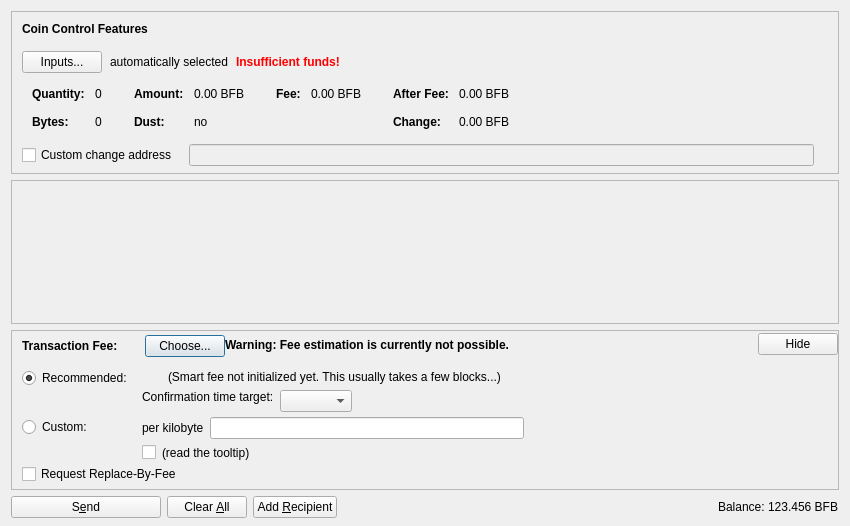
<?xml version="1.0" encoding="UTF-8"?>
<ui version="4.0">
 <class>SendCoinsDialog</class>
 <widget class="QDialog" name="SendCoinsDialog">
  <property name="geometry">
   <rect>
    <x>0</x>
    <y>0</y>
    <width>850</width>
    <height>526</height>
   </rect>
  </property>
  <property name="windowTitle">
   <string>Send Coins</string>
  </property>
  <layout class="QVBoxLayout" name="verticalLayout" stretch="0,1,0,0">
   <property name="bottomMargin">
    <number>8</number>
   </property>
   <item>
    <widget class="QFrame" name="frameCoinControl">
     <property name="sizePolicy">
      <sizepolicy hsizetype="Expanding" vsizetype="Expanding">
       <horstretch>0</horstretch>
       <verstretch>0</verstretch>
      </sizepolicy>
     </property>
     <property name="maximumSize">
      <size>
       <width>16777215</width>
       <height>16777215</height>
      </size>
     </property>
     <property name="frameShape">
      <enum>QFrame::StyledPanel</enum>
     </property>
     <property name="frameShadow">
      <enum>QFrame::Sunken</enum>
     </property>
     <layout class="QVBoxLayout" name="verticalLayoutCoinControl2">
      <property name="spacing">
       <number>0</number>
      </property>
      <property name="leftMargin">
       <number>0</number>
      </property>
      <property name="topMargin">
       <number>0</number>
      </property>
      <property name="rightMargin">
       <number>0</number>
      </property>
      <property name="bottomMargin">
       <number>6</number>
      </property>
      <item>
       <layout class="QVBoxLayout" name="verticalLayoutCoinControl" stretch="0,0,0,0,1">
        <property name="spacing">
         <number>0</number>
        </property>
        <property name="leftMargin">
         <number>10</number>
        </property>
        <property name="topMargin">
         <number>10</number>
        </property>
        <item>
         <layout class="QHBoxLayout" name="horizontalLayoutCoinControl1">
          <property name="bottomMargin">
           <number>15</number>
          </property>
          <item>
           <widget class="QLabel" name="labelCoinControlFeatures">
            <property name="sizePolicy">
             <sizepolicy hsizetype="Preferred" vsizetype="Maximum">
              <horstretch>0</horstretch>
              <verstretch>0</verstretch>
             </sizepolicy>
            </property>
            <property name="font">
             <font>
              <weight>75</weight>
              <bold>true</bold>
             </font>
            </property>
            <property name="styleSheet">
             <string notr="true">font-weight:bold;</string>
            </property>
            <property name="text">
             <string>Coin Control Features</string>
            </property>
           </widget>
          </item>
         </layout>
        </item>
        <item>
         <layout class="QHBoxLayout" name="horizontalLayoutCoinControl2" stretch="0,0,0,0">
          <property name="spacing">
           <number>8</number>
          </property>
          <property name="bottomMargin">
           <number>10</number>
          </property>
          <item>
           <widget class="QPushButton" name="pushButtonCoinControl">
            <property name="styleSheet">
             <string notr="true"/>
            </property>
            <property name="text">
             <string>Inputs...</string>
            </property>
            <property name="autoDefault">
             <bool>false</bool>
            </property>
           </widget>
          </item>
          <item>
           <widget class="QLabel" name="labelCoinControlAutomaticallySelected">
            <property name="text">
             <string>automatically selected</string>
            </property>
            <property name="margin">
             <number>5</number>
            </property>
           </widget>
          </item>
          <item>
           <widget class="QLabel" name="labelCoinControlInsuffFunds">
            <property name="font">
             <font>
              <weight>75</weight>
              <bold>true</bold>
             </font>
            </property>
            <property name="styleSheet">
             <string notr="true">color:red;font-weight:bold;</string>
            </property>
            <property name="text">
             <string>Insufficient funds!</string>
            </property>
            <property name="margin">
             <number>5</number>
            </property>
           </widget>
          </item>
          <item>
           <spacer name="horizontalSpacerCoinControl">
            <property name="orientation">
             <enum>Qt::Horizontal</enum>
            </property>
            <property name="sizeHint" stdset="0">
             <size>
              <width>40</width>
              <height>1</height>
             </size>
            </property>
           </spacer>
          </item>
         </layout>
        </item>
        <item>
         <widget class="QWidget" name="widgetCoinControl" native="true">
          <property name="sizePolicy">
           <sizepolicy hsizetype="Preferred" vsizetype="Preferred">
            <horstretch>0</horstretch>
            <verstretch>0</verstretch>
           </sizepolicy>
          </property>
          <property name="minimumSize">
           <size>
            <width>0</width>
            <height>0</height>
           </size>
          </property>
          <property name="styleSheet">
           <string notr="true"/>
          </property>
          <layout class="QHBoxLayout" name="horizontalLayoutCoinControl5">
           <property name="leftMargin">
            <number>0</number>
           </property>
           <property name="topMargin">
            <number>0</number>
           </property>
           <property name="rightMargin">
            <number>0</number>
           </property>
           <property name="bottomMargin">
            <number>0</number>
           </property>
           <item>
            <layout class="QHBoxLayout" name="horizontalLayoutCoinControl3" stretch="0,0,0,1">
             <property name="spacing">
              <number>20</number>
             </property>
             <property name="topMargin">
              <number>0</number>
             </property>
             <property name="bottomMargin">
              <number>10</number>
             </property>
             <item>
              <layout class="QFormLayout" name="formLayoutCoinControl1">
               <property name="horizontalSpacing">
                <number>10</number>
               </property>
               <property name="verticalSpacing">
                <number>14</number>
               </property>
               <property name="leftMargin">
                <number>10</number>
               </property>
               <property name="topMargin">
                <number>4</number>
               </property>
               <property name="rightMargin">
                <number>6</number>
               </property>
               <item row="0" column="0">
                <widget class="QLabel" name="labelCoinControlQuantityText">
                 <property name="font">
                  <font>
                   <weight>75</weight>
                   <bold>true</bold>
                  </font>
                 </property>
                 <property name="text">
                  <string>Quantity:</string>
                 </property>
                 <property name="margin">
                  <number>0</number>
                 </property>
                </widget>
               </item>
               <item row="0" column="1">
                <widget class="QLabel" name="labelCoinControlQuantity">
                 <property name="cursor">
                  <cursorShape>IBeamCursor</cursorShape>
                 </property>
                 <property name="contextMenuPolicy">
                  <enum>Qt::ActionsContextMenu</enum>
                 </property>
                 <property name="text">
                  <string notr="true">0</string>
                 </property>
                 <property name="margin">
                  <number>0</number>
                 </property>
                 <property name="textInteractionFlags">
                  <set>Qt::LinksAccessibleByMouse|Qt::TextSelectableByKeyboard|Qt::TextSelectableByMouse</set>
                 </property>
                </widget>
               </item>
               <item row="1" column="0">
                <widget class="QLabel" name="labelCoinControlBytesText">
                 <property name="font">
                  <font>
                   <weight>75</weight>
                   <bold>true</bold>
                  </font>
                 </property>
                 <property name="text">
                  <string>Bytes:</string>
                 </property>
                </widget>
               </item>
               <item row="1" column="1">
                <widget class="QLabel" name="labelCoinControlBytes">
                 <property name="cursor">
                  <cursorShape>IBeamCursor</cursorShape>
                 </property>
                 <property name="contextMenuPolicy">
                  <enum>Qt::ActionsContextMenu</enum>
                 </property>
                 <property name="text">
                  <string notr="true">0</string>
                 </property>
                 <property name="textInteractionFlags">
                  <set>Qt::LinksAccessibleByMouse|Qt::TextSelectableByKeyboard|Qt::TextSelectableByMouse</set>
                 </property>
                </widget>
               </item>
              </layout>
             </item>
             <item>
              <layout class="QFormLayout" name="formLayoutCoinControl2">
               <property name="horizontalSpacing">
                <number>10</number>
               </property>
               <property name="verticalSpacing">
                <number>14</number>
               </property>
               <property name="leftMargin">
                <number>6</number>
               </property>
               <property name="topMargin">
                <number>4</number>
               </property>
               <property name="rightMargin">
                <number>6</number>
               </property>
               <item row="0" column="0">
                <widget class="QLabel" name="labelCoinControlAmountText">
                 <property name="font">
                  <font>
                   <weight>75</weight>
                   <bold>true</bold>
                  </font>
                 </property>
                 <property name="text">
                  <string>Amount:</string>
                 </property>
                 <property name="margin">
                  <number>0</number>
                 </property>
                </widget>
               </item>
               <item row="0" column="1">
                <widget class="QLabel" name="labelCoinControlAmount">
                 <property name="cursor">
                  <cursorShape>IBeamCursor</cursorShape>
                 </property>
                 <property name="contextMenuPolicy">
                  <enum>Qt::ActionsContextMenu</enum>
                 </property>
                 <property name="text">
                  <string notr="true">0.00 BFB</string>
                 </property>
                 <property name="textInteractionFlags">
                  <set>Qt::LinksAccessibleByMouse|Qt::TextSelectableByKeyboard|Qt::TextSelectableByMouse</set>
                 </property>
                </widget>
               </item>
               <item row="1" column="0">
                <widget class="QLabel" name="labelCoinControlLowOutputText">
                 <property name="font">
                  <font>
                   <weight>75</weight>
                   <bold>true</bold>
                  </font>
                 </property>
                 <property name="text">
                  <string>Dust:</string>
                 </property>
                </widget>
               </item>
               <item row="1" column="1">
                <widget class="QLabel" name="labelCoinControlLowOutput">
                 <property name="cursor">
                  <cursorShape>IBeamCursor</cursorShape>
                 </property>
                 <property name="contextMenuPolicy">
                  <enum>Qt::ActionsContextMenu</enum>
                 </property>
                 <property name="text">
                  <string notr="true">no</string>
                 </property>
                 <property name="textInteractionFlags">
                  <set>Qt::LinksAccessibleByMouse|Qt::TextSelectableByKeyboard|Qt::TextSelectableByMouse</set>
                 </property>
                </widget>
               </item>
              </layout>
             </item>
             <item>
              <layout class="QFormLayout" name="formLayoutCoinControl3">
               <property name="horizontalSpacing">
                <number>10</number>
               </property>
               <property name="verticalSpacing">
                <number>14</number>
               </property>
               <property name="leftMargin">
                <number>6</number>
               </property>
               <property name="topMargin">
                <number>4</number>
               </property>
               <property name="rightMargin">
                <number>6</number>
               </property>
               <item row="0" column="0">
                <widget class="QLabel" name="labelCoinControlFeeText">
                 <property name="font">
                  <font>
                   <weight>75</weight>
                   <bold>true</bold>
                  </font>
                 </property>
                 <property name="text">
                  <string>Fee:</string>
                 </property>
                 <property name="margin">
                  <number>0</number>
                 </property>
                </widget>
               </item>
               <item row="0" column="1">
                <widget class="QLabel" name="labelCoinControlFee">
                 <property name="cursor">
                  <cursorShape>IBeamCursor</cursorShape>
                 </property>
                 <property name="contextMenuPolicy">
                  <enum>Qt::ActionsContextMenu</enum>
                 </property>
                 <property name="text">
                  <string notr="true">0.00 BFB</string>
                 </property>
                 <property name="textInteractionFlags">
                  <set>Qt::LinksAccessibleByMouse|Qt::TextSelectableByKeyboard|Qt::TextSelectableByMouse</set>
                 </property>
                </widget>
               </item>
              </layout>
             </item>
             <item>
              <layout class="QFormLayout" name="formLayoutCoinControl4">
               <property name="horizontalSpacing">
                <number>10</number>
               </property>
               <property name="verticalSpacing">
                <number>14</number>
               </property>
               <property name="leftMargin">
                <number>6</number>
               </property>
               <property name="topMargin">
                <number>4</number>
               </property>
               <property name="rightMargin">
                <number>6</number>
               </property>
               <item row="0" column="0">
                <widget class="QLabel" name="labelCoinControlAfterFeeText">
                 <property name="font">
                  <font>
                   <weight>75</weight>
                   <bold>true</bold>
                  </font>
                 </property>
                 <property name="text">
                  <string>After Fee:</string>
                 </property>
                 <property name="margin">
                  <number>0</number>
                 </property>
                </widget>
               </item>
               <item row="0" column="1">
                <widget class="QLabel" name="labelCoinControlAfterFee">
                 <property name="cursor">
                  <cursorShape>IBeamCursor</cursorShape>
                 </property>
                 <property name="contextMenuPolicy">
                  <enum>Qt::ActionsContextMenu</enum>
                 </property>
                 <property name="text">
                  <string notr="true">0.00 BFB</string>
                 </property>
                 <property name="textInteractionFlags">
                  <set>Qt::LinksAccessibleByMouse|Qt::TextSelectableByKeyboard|Qt::TextSelectableByMouse</set>
                 </property>
                </widget>
               </item>
               <item row="1" column="0">
                <widget class="QLabel" name="labelCoinControlChangeText">
                 <property name="font">
                  <font>
                   <weight>75</weight>
                   <bold>true</bold>
                  </font>
                 </property>
                 <property name="text">
                  <string>Change:</string>
                 </property>
                </widget>
               </item>
               <item row="1" column="1">
                <widget class="QLabel" name="labelCoinControlChange">
                 <property name="cursor">
                  <cursorShape>IBeamCursor</cursorShape>
                 </property>
                 <property name="contextMenuPolicy">
                  <enum>Qt::ActionsContextMenu</enum>
                 </property>
                 <property name="text">
                  <string notr="true">0.00 BFB</string>
                 </property>
                 <property name="textInteractionFlags">
                  <set>Qt::LinksAccessibleByMouse|Qt::TextSelectableByKeyboard|Qt::TextSelectableByMouse</set>
                 </property>
                </widget>
               </item>
              </layout>
             </item>
            </layout>
           </item>
          </layout>
         </widget>
        </item>
        <item>
         <layout class="QHBoxLayout" name="horizontalLayoutCoinControl4" stretch="0,0,0">
          <property name="spacing">
           <number>12</number>
          </property>
          <property name="sizeConstraint">
           <enum>QLayout::SetDefaultConstraint</enum>
          </property>
          <property name="topMargin">
           <number>5</number>
          </property>
          <property name="rightMargin">
           <number>5</number>
          </property>
          <item>
           <widget class="QCheckBox" name="checkBoxCoinControlChange">
            <property name="toolTip">
             <string>If this is activated, but the change address is empty or invalid, change will be sent to a newly generated address.</string>
            </property>
            <property name="text">
             <string>Custom change address</string>
            </property>
           </widget>
          </item>
          <item>
           <widget class="QValidatedLineEdit" name="lineEditCoinControlChange">
            <property name="enabled">
             <bool>false</bool>
            </property>
            <property name="sizePolicy">
             <sizepolicy hsizetype="Expanding" vsizetype="Fixed">
              <horstretch>0</horstretch>
              <verstretch>0</verstretch>
             </sizepolicy>
            </property>
           </widget>
          </item>
          <item>
           <widget class="QLabel" name="labelCoinControlChangeLabel">
            <property name="sizePolicy">
             <sizepolicy hsizetype="Preferred" vsizetype="Expanding">
              <horstretch>0</horstretch>
              <verstretch>0</verstretch>
             </sizepolicy>
            </property>
            <property name="minimumSize">
             <size>
              <width>0</width>
              <height>0</height>
             </size>
            </property>
            <property name="text">
             <string/>
            </property>
            <property name="margin">
             <number>3</number>
            </property>
           </widget>
          </item>
         </layout>
        </item>
        <item>
         <spacer name="verticalSpacerCoinControl">
          <property name="orientation">
           <enum>Qt::Vertical</enum>
          </property>
          <property name="sizeHint" stdset="0">
           <size>
            <width>800</width>
            <height>1</height>
           </size>
          </property>
         </spacer>
        </item>
       </layout>
      </item>
     </layout>
    </widget>
   </item>
   <item>
    <widget class="QScrollArea" name="scrollArea">
     <property name="widgetResizable">
      <bool>true</bool>
     </property>
     <widget class="QWidget" name="scrollAreaWidgetContents">
      <property name="geometry">
       <rect>
        <x>0</x>
        <y>0</y>
        <width>830</width>
        <height>104</height>
       </rect>
      </property>
      <layout class="QVBoxLayout" name="verticalLayout_2" stretch="0,1">
       <property name="leftMargin">
        <number>0</number>
       </property>
       <property name="topMargin">
        <number>0</number>
       </property>
       <property name="rightMargin">
        <number>0</number>
       </property>
       <property name="bottomMargin">
        <number>0</number>
       </property>
       <item>
        <layout class="QVBoxLayout" name="entries">
         <property name="spacing">
          <number>6</number>
         </property>
        </layout>
       </item>
       <item>
        <spacer name="verticalSpacer">
         <property name="orientation">
          <enum>Qt::Vertical</enum>
         </property>
         <property name="sizeHint" stdset="0">
          <size>
           <width>20</width>
           <height>40</height>
          </size>
         </property>
        </spacer>
       </item>
      </layout>
     </widget>
    </widget>
   </item>
   <item>
    <widget class="QFrame" name="frameFee">
     <property name="sizePolicy">
      <sizepolicy hsizetype="Expanding" vsizetype="Expanding">
       <horstretch>0</horstretch>
       <verstretch>0</verstretch>
      </sizepolicy>
     </property>
     <property name="maximumSize">
      <size>
       <width>16777215</width>
       <height>16777215</height>
      </size>
     </property>
     <property name="frameShape">
      <enum>QFrame::StyledPanel</enum>
     </property>
     <property name="frameShadow">
      <enum>QFrame::Sunken</enum>
     </property>
     <layout class="QVBoxLayout" name="verticalLayoutFee1">
      <property name="spacing">
       <number>0</number>
      </property>
      <property name="leftMargin">
       <number>0</number>
      </property>
      <property name="topMargin">
       <number>0</number>
      </property>
      <property name="rightMargin">
       <number>0</number>
      </property>
      <property name="bottomMargin">
       <number>0</number>
      </property>
      <item>
       <layout class="QVBoxLayout" name="verticalLayoutFee2" stretch="0,0,0">
        <property name="spacing">
         <number>0</number>
        </property>
        <property name="leftMargin">
         <number>10</number>
        </property>
        <property name="topMargin">
         <number>0</number>
        </property>
        <item>
         <layout class="QHBoxLayout" name="horizontalLayoutFee1">
          <property name="bottomMargin">
           <number>0</number>
          </property>
          <item>
           <layout class="QVBoxLayout" name="verticalLayoutFee7">
            <property name="spacing">
             <number>0</number>
            </property>
            <item>
             <spacer name="verticalSpacerSmartFee">
              <property name="orientation">
               <enum>Qt::Vertical</enum>
              </property>
              <property name="sizeType">
               <enum>QSizePolicy::Fixed</enum>
              </property>
              <property name="sizeHint" stdset="0">
               <size>
                <width>1</width>
                <height>4</height>
               </size>
              </property>
             </spacer>
            </item>
            <item>
             <layout class="QHBoxLayout" name="horizontalLayoutSmartFee">
              <property name="spacing">
               <number>10</number>
              </property>
              <item>
               <widget class="QLabel" name="labelFeeHeadline">
                <property name="sizePolicy">
                 <sizepolicy hsizetype="Preferred" vsizetype="Maximum">
                  <horstretch>0</horstretch>
                  <verstretch>0</verstretch>
                 </sizepolicy>
                </property>
                <property name="font">
                 <font>
                  <weight>75</weight>
                  <bold>true</bold>
                 </font>
                </property>
                <property name="styleSheet">
                 <string notr="true">font-weight:bold;</string>
                </property>
                <property name="text">
                 <string>Transaction Fee:</string>
                </property>
               </widget>
              </item>
              <item>
               <widget class="QLabel" name="labelFeeMinimized">
                <property name="text">
                 <string/>
                </property>
               </widget>
              </item>
              <item>
               <widget class="QPushButton" name="buttonChooseFee">
                <property name="text">
                 <string>Choose...</string>
                </property>
               </widget>
              </item>
             </layout>
            </item>
            <item>
             <spacer name="verticalSpacer_5">
              <property name="orientation">
               <enum>Qt::Vertical</enum>
              </property>
              <property name="sizeHint" stdset="0">
               <size>
                <width>1</width>
                <height>1</height>
               </size>
              </property>
             </spacer>
            </item>
           </layout>
          </item>
          <item>
           <widget class="QLabel" name="fallbackFeeWarningLabel">
            <property name="toolTip">
             <string>Using the fallbackfee can result in sending a transaction that will take several hours or days (or never) to confirm. Consider choosing your fee manually or wait until you have validated the complete chain.</string>
            </property>
            <property name="font">
            <font>
                <weight>75</weight>
                <bold>true</bold>
            </font>
            </property>
            <property name="text">
             <string>Warning: Fee estimation is currently not possible.</string>
            </property>
            <property name="wordWrap">
             <bool>false</bool>
            </property>
           </widget>
          </item>
          <item>
           <spacer name="horizontalSpacer_4">
            <property name="orientation">
             <enum>Qt::Horizontal</enum>
            </property>
            <property name="sizeType">
             <enum>QSizePolicy::MinimumExpanding</enum>
            </property>
            <property name="sizeHint" stdset="0">
             <size>
              <width>40</width>
              <height>20</height>
             </size>
            </property>
           </spacer>
          </item>
          <item>
           <widget class="QPushButton" name="buttonMinimizeFee">
            <property name="toolTip">
             <string>collapse fee-settings</string>
            </property>
            <property name="text">
             <string>Hide</string>
            </property>
           </widget>
          </item>
         </layout>
        </item>
        <item>
         <widget class="QFrame" name="frameFeeSelection">
          <layout class="QVBoxLayout" name="verticalLayoutFee12">
           <property name="spacing">
            <number>0</number>
           </property>
           <property name="leftMargin">
            <number>0</number>
           </property>
           <property name="topMargin">
            <number>0</number>
           </property>
           <property name="rightMargin">
            <number>0</number>
           </property>
           <property name="bottomMargin">
            <number>0</number>
           </property>
           <item>
            <layout class="QGridLayout" name="gridLayoutFee">
             <property name="topMargin">
              <number>10</number>
             </property>
             <property name="bottomMargin">
              <number>4</number>
             </property>
             <property name="horizontalSpacing">
              <number>10</number>
             </property>
             <property name="verticalSpacing">
              <number>4</number>
             </property>
             <item row="1" column="1">
              <layout class="QVBoxLayout" name="verticalLayoutFee8">
               <property name="spacing">
                <number>6</number>
               </property>
               <item>
                <layout class="QHBoxLayout" name="horizontalLayoutFee13">
                 <item>
                  <widget class="QLabel" name="labelCustomPerKilobyte">
                   <property name="toolTip">
                    <string>If the custom fee is set to 1000 satoshis and the transaction is only 250 bytes, then &quot;per kilobyte&quot; only pays 250 satoshis in fee, while &quot;total at least&quot; pays 1000 satoshis. For transactions bigger than a kilobyte both pay by kilobyte.</string>
                   </property>
                   <property name="text">
                    <string>per kilobyte</string>
                   </property>
                  </widget>
                 </item>
                 <item>
                  <widget class="bfbAmountField" name="customFee"/>
                 </item>
                 <item>
                  <spacer name="horizontalSpacer_6">
                   <property name="orientation">
                    <enum>Qt::Horizontal</enum>
                   </property>
                   <property name="sizeHint" stdset="0">
                    <size>
                     <width>1</width>
                     <height>1</height>
                    </size>
                   </property>
                  </spacer>
                 </item>
                </layout>
               </item>
               <item>
                <layout class="QHBoxLayout" name="horizontalLayoutFee8">
                 <item>
                  <widget class="QCheckBox" name="checkBoxMinimumFee">
                   <property name="toolTip">
                    <string>Paying only the minimum fee is just fine as long as there is less transaction volume than space in the blocks. But be aware that this can end up in a never confirming transaction once there is more demand for bfb transactions than the network can process.</string>
                   </property>
                   <property name="text">
                    <string/>
                   </property>
                  </widget>
                 </item>
                 <item>
                  <widget class="QLabel" name="labelMinFeeWarning">
                   <property name="enabled">
                    <bool>true</bool>
                   </property>
                   <property name="toolTip">
                    <string>Paying only the minimum fee is just fine as long as there is less transaction volume than space in the blocks. But be aware that this can end up in a never confirming transaction once there is more demand for bfb transactions than the network can process.</string>
                   </property>
                   <property name="text">
                    <string>(read the tooltip)</string>
                   </property>
                   <property name="margin">
                    <number>5</number>
                   </property>
                  </widget>
                 </item>
                 <item>
                  <spacer name="horizontalSpacer_2">
                   <property name="orientation">
                    <enum>Qt::Horizontal</enum>
                   </property>
                   <property name="sizeHint" stdset="0">
                    <size>
                     <width>1</width>
                     <height>1</height>
                    </size>
                   </property>
                  </spacer>
                 </item>
                </layout>
               </item>
              </layout>
             </item>
             <item row="0" column="0">
              <layout class="QVBoxLayout" name="verticalLayoutFee4" stretch="0,1">
               <item>
                <widget class="QRadioButton" name="radioSmartFee">
                 <property name="text">
                  <string>Recommended:</string>
                 </property>
                 <property name="checked">
                  <bool>true</bool>
                 </property>
                 <attribute name="buttonGroup">
                  <string notr="true">groupFee</string>
                 </attribute>
                </widget>
               </item>
               <item>
                <spacer name="verticalSpacer_2">
                 <property name="orientation">
                  <enum>Qt::Vertical</enum>
                 </property>
                 <property name="sizeHint" stdset="0">
                  <size>
                   <width>1</width>
                   <height>1</height>
                  </size>
                 </property>
                </spacer>
               </item>
              </layout>
             </item>
             <item row="1" column="0">
              <layout class="QVBoxLayout" name="verticalLayoutFee9" stretch="0,1">
               <item>
                <widget class="QRadioButton" name="radioCustomFee">
                 <property name="text">
                  <string>Custom:</string>
                 </property>
                 <attribute name="buttonGroup">
                  <string notr="true">groupFee</string>
                 </attribute>
                </widget>
               </item>
               <item>
                <spacer name="verticalSpacer_6">
                 <property name="orientation">
                  <enum>Qt::Vertical</enum>
                 </property>
                 <property name="sizeHint" stdset="0">
                  <size>
                   <width>1</width>
                   <height>1</height>
                  </size>
                 </property>
                </spacer>
               </item>
              </layout>
             </item>
             <item row="0" column="1">
              <layout class="QVBoxLayout" name="verticalLayoutFee3" stretch="0,0,1">
               <property name="spacing">
                <number>6</number>
               </property>
               <property name="topMargin">
                <number>2</number>
               </property>
               <item>
                <layout class="QHBoxLayout" name="horizontalLayoutFee12">
                 <item>
                  <widget class="QLabel" name="labelSmartFee">
                   <property name="text">
                    <string/>
                   </property>
                   <property name="margin">
                    <number>2</number>
                   </property>
                  </widget>
                 </item>
                 <item>
                  <widget class="QLabel" name="labelFeeEstimation">
                   <property name="text">
                    <string/>
                   </property>
                  </widget>
                 </item>
                 <item>
                  <widget class="QLabel" name="labelSmartFee2">
                   <property name="text">
                    <string>(Smart fee not initialized yet. This usually takes a few blocks...)</string>
                   </property>
                   <property name="margin">
                    <number>2</number>
                   </property>
                  </widget>
                 </item>
                 <item>
                  <spacer name="horizontalSpacer_5">
                   <property name="orientation">
                    <enum>Qt::Horizontal</enum>
                   </property>
                   <property name="sizeHint" stdset="0">
                    <size>
                     <width>1</width>
                     <height>1</height>
                    </size>
                   </property>
                  </spacer>
                 </item>
                </layout>
               </item>
               <item>
                <layout class="QHBoxLayout" name="horizontalLayoutFee9">
                 <item>
                  <layout class="QVBoxLayout" name="verticalLayoutFee6">
                   <item>
                    <widget class="QLabel" name="labelSmartFee3">
                     <property name="text">
                      <string>Confirmation time target:</string>
                     </property>
                     <property name="margin">
                      <number>2</number>
                     </property>
                    </widget>
                   </item>
                   <item>
                    <spacer name="verticalSpacer_3">
                     <property name="orientation">
                      <enum>Qt::Vertical</enum>
                     </property>
                     <property name="sizeHint" stdset="0">
                      <size>
                       <width>1</width>
                       <height>1</height>
                      </size>
                     </property>
                    </spacer>
                   </item>
                  </layout>
                 </item>
                 <item>
                  <layout class="QVBoxLayout" name="verticalLayoutFee5">
                   <property name="rightMargin">
                    <number>30</number>
                   </property>
                   <item>
                    <layout class="QHBoxLayout" name="horizontalLayoutConfTarget">
                     <property name="bottomMargin">
                      <number>0</number>
                     </property>
                     <item>
                      <widget class="QComboBox" name="confTargetSelector"/>
                     </item>
                     <item>
                      <spacer name="horizontalSpacerConfTarget">
                       <property name="orientation">
                        <enum>Qt::Horizontal</enum>
                       </property>
                       <property name="sizeHint" stdset="0">
                        <size>
                         <width>40</width>
                         <height>20</height>
                        </size>
                       </property>
                      </spacer>
                     </item>
                    </layout>
                   </item>
                  </layout>
                 </item>
                </layout>
               </item>
               <item>
                <spacer name="verticalSpacer_4">
                 <property name="orientation">
                  <enum>Qt::Vertical</enum>
                 </property>
                 <property name="sizeHint" stdset="0">
                  <size>
                   <width>1</width>
                   <height>1</height>
                  </size>
                 </property>
                </spacer>
               </item>
              </layout>
             </item>
            </layout>
           </item>
           <item>
            <widget class="QCheckBox" name="optInRBF">
             <property name="text">
              <string>Request Replace-By-Fee</string>
             </property>
             <property name="toolTip">
              <string>Indicates that the sender may wish to replace this transaction with a new one paying higher fees (prior to being confirmed).</string>
             </property>
            </widget>
           </item>
          </layout>
         </widget>
        </item>
        <item>
         <spacer name="verticalSpacerFee">
          <property name="orientation">
           <enum>Qt::Vertical</enum>
          </property>
          <property name="sizeHint" stdset="0">
           <size>
            <width>40</width>
            <height>5</height>
           </size>
          </property>
         </spacer>
        </item>
       </layout>
      </item>
     </layout>
    </widget>
   </item>
   <item>
    <layout class="QHBoxLayout" name="horizontalLayout">
     <item>
      <widget class="QPushButton" name="sendButton">
       <property name="minimumSize">
        <size>
         <width>150</width>
         <height>0</height>
        </size>
       </property>
       <property name="toolTip">
        <string>Confirm the send action</string>
       </property>
       <property name="text">
        <string>S&amp;end</string>
       </property>
       <property name="icon">
        <iconset resource="../bfb.qrc">
         <normaloff>:/icons/send</normaloff>:/icons/send</iconset>
       </property>
       <property name="autoDefault">
        <bool>false</bool>
       </property>
       <property name="default">
        <bool>false</bool>
       </property>
      </widget>
     </item>
     <item>
      <widget class="QPushButton" name="clearButton">
       <property name="sizePolicy">
        <sizepolicy hsizetype="Minimum" vsizetype="Fixed">
         <horstretch>0</horstretch>
         <verstretch>0</verstretch>
        </sizepolicy>
       </property>
       <property name="toolTip">
        <string>Clear all fields of the form.</string>
       </property>
       <property name="text">
        <string>Clear &amp;All</string>
       </property>
       <property name="icon">
        <iconset resource="../bfb.qrc">
         <normaloff>:/icons/remove</normaloff>:/icons/remove</iconset>
       </property>
       <property name="autoDefault">
        <bool>false</bool>
       </property>
      </widget>
     </item>
     <item>
      <widget class="QPushButton" name="addButton">
       <property name="toolTip">
        <string>Send to multiple recipients at once</string>
       </property>
       <property name="text">
        <string>Add &amp;Recipient</string>
       </property>
       <property name="icon">
        <iconset resource="../bfb.qrc">
         <normaloff>:/icons/add</normaloff>:/icons/add</iconset>
       </property>
       <property name="autoDefault">
        <bool>false</bool>
       </property>
      </widget>
     </item>
     <item>
      <spacer name="horizontalSpacer">
       <property name="orientation">
        <enum>Qt::Horizontal</enum>
       </property>
       <property name="sizeHint" stdset="0">
        <size>
         <width>40</width>
         <height>20</height>
        </size>
       </property>
      </spacer>
     </item>
     <item>
      <layout class="QHBoxLayout" name="horizontalLayout_2">
       <property name="spacing">
        <number>3</number>
       </property>
       <item>
        <widget class="QLabel" name="label">
         <property name="sizePolicy">
          <sizepolicy hsizetype="Preferred" vsizetype="Fixed">
           <horstretch>0</horstretch>
           <verstretch>0</verstretch>
          </sizepolicy>
         </property>
         <property name="text">
          <string>Balance:</string>
         </property>
        </widget>
       </item>
       <item>
        <widget class="QLabel" name="labelBalance">
         <property name="sizePolicy">
          <sizepolicy hsizetype="Preferred" vsizetype="Fixed">
           <horstretch>0</horstretch>
           <verstretch>0</verstretch>
          </sizepolicy>
         </property>
         <property name="cursor">
          <cursorShape>IBeamCursor</cursorShape>
         </property>
         <property name="text">
          <string notr="true">123.456 BFB</string>
         </property>
         <property name="textInteractionFlags">
          <set>Qt::LinksAccessibleByMouse|Qt::TextSelectableByKeyboard|Qt::TextSelectableByMouse</set>
         </property>
        </widget>
       </item>
      </layout>
     </item>
    </layout>
   </item>
  </layout>
 </widget>
 <customwidgets>
  <customwidget>
   <class>QValidatedLineEdit</class>
   <extends>QLineEdit</extends>
   <header>qvalidatedlineedit.h</header>
  </customwidget>
  <customwidget>
   <class>bfbAmountField</class>
   <extends>QLineEdit</extends>
   <header>bfbamountfield.h</header>
   <container>1</container>
  </customwidget>
 </customwidgets>
 <resources>
  <include location="../bfb.qrc"/>
 </resources>
 <connections/>
 <buttongroups>
  <buttongroup name="groupFee"/>
 </buttongroups>
</ui>
